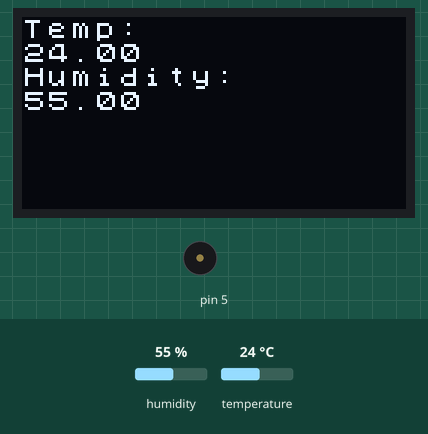
Bench run of a sketch on a simulated Arduino Uno, built with avr-gcc and run on an emulated ATmega328P. Parts: 128×64 one-colour display, buzzer (waves = sounding). The test bench sets the inputs (shaded band); at power-on: humidity 55 %, temperature 24 °C.

Above: at 1.2 s.
1.3 s: humidity set to 69 %
At 3.4 s:
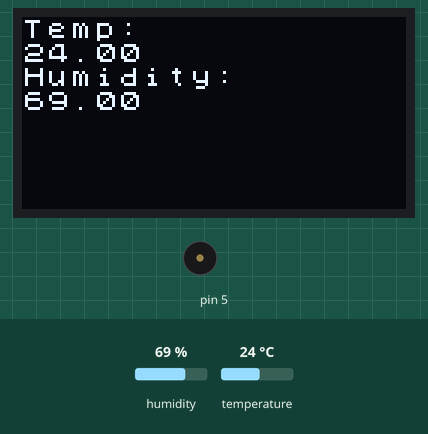
4.1 s: humidity set to 72 %
At 5.2 s:
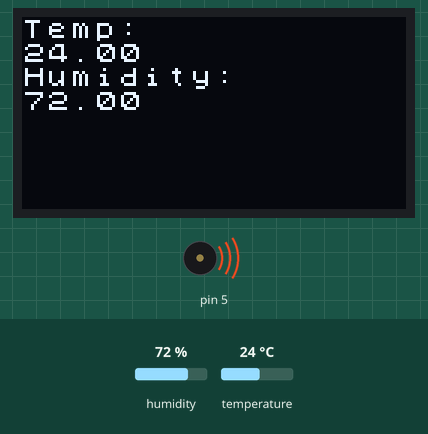
6.9 s: temperature set to 12 °C
At 9.3 s:
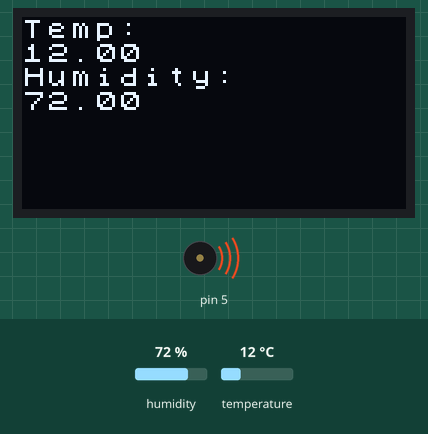
10.1 s: humidity set to 40 %
At 12.7 s:
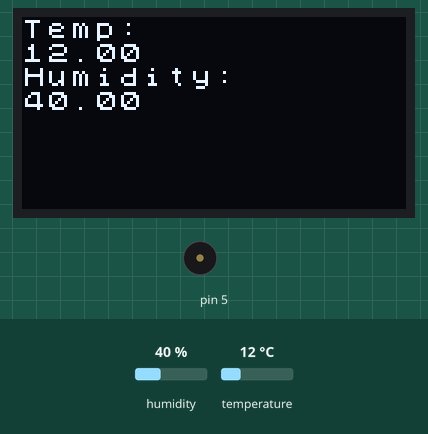
Timing chart, 0 to 13.9 s (numbered marks = the images above; inputs shaded):
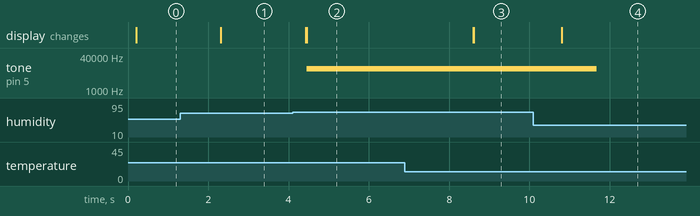

The sketch:

sketch_jan28a.ino
```cpp
#include <U8x8lib.h>

#include <DHT.h>
#include <Grove_Temperature_And_Humidity_Sensor.h>

U8X8_SSD1306_128X64_ALT0_HW_I2C u8x8(/* reset=*/ U8X8_PIN_NONE);

DHT dht(3, DHT11);

void setup() {
  // put your setup code here, to run once:
u8x8.begin();
u8x8.setFlipMode(1);
u8x8.clear();

dht.begin();

}

void loop() {
float var1 = dht.readTemperature();
float var2 = dht.readHumidity();
int frequency = 10000;
//Coversions
//double var1F = var1 * 9/5 +32;
  // put your main code here, to run repeatedly:
u8x8.setFont(u8x8_font_chroma48medium8_r);
u8x8.setCursor(0, 0);
//u8x8.print("Hello World!");
u8x8.println("Temp:");
u8x8.println(var1);
u8x8.println("Humidity:");
u8x8.println(var2);

if (var2 > 70){
tone(5, frequency, 1000);
}

}
```

Measured:
- the behaviour switches between 70 and 71 % on humidity (found by bisection; images 1 and 2)
- after the input at 1.3 s, the display: first changes after 1.0 s (image 1 shows a later state)
- after the input at 4.1 s, tone on pin 5: silent → 10000 Hz after 0.35 s; the display: first changes after 0.33 s (image 2 shows a later state)
- after the input at 6.9 s, the display: first changes after 1.7 s (image 3 shows a later state)
- after the input at 10.1 s, tone on pin 5: 10000 Hz → silent after 1.6 s; the display: first changes after 0.70 s (image 4 shows a later state)
